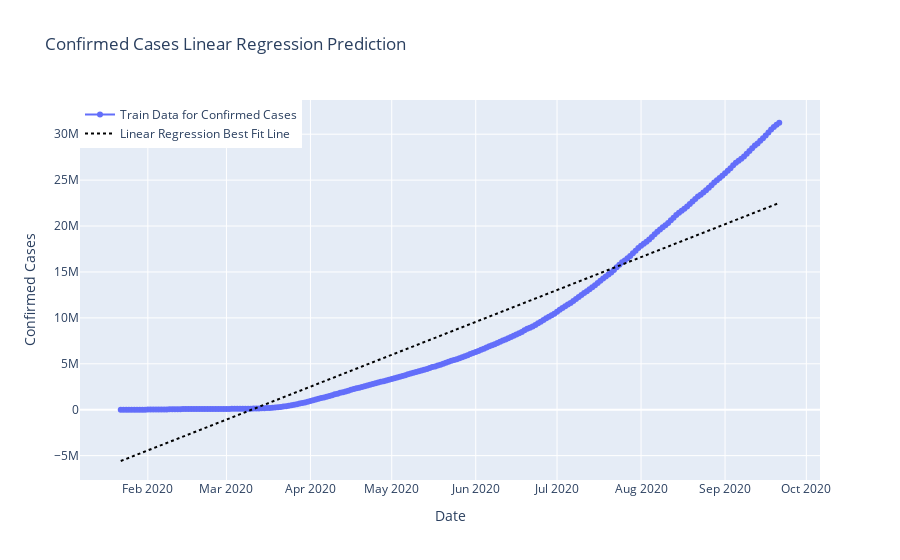

The notebook cell this image was saved under:
### Code cell
plt.figure(figsize=(11,6))
prediction_linreg=lin_reg.predict(np.array(datewise["Days Since"]).reshape(-1,1))
linreg_output=[]
for i in range(prediction_linreg.shape[0]):
    linreg_output.append(prediction_linreg[i][0])

fig=go.Figure()
fig.add_trace(go.Scatter(x=datewise.index, y=datewise["Confirmed"],
                    mode='lines+markers',name="Train Data for Confirmed Cases"))
fig.add_trace(go.Scatter(x=datewise.index, y=linreg_output,
                    mode='lines',name="Linear Regression Best Fit Line",
                    line=dict(color='black', dash='dot')))
fig.update_layout(title="Confirmed Cases Linear Regression Prediction",
                 xaxis_title="Date",yaxis_title="Confirmed Cases",legend=dict(x=0,y=1,traceorder="normal"))
fig.show()

### Figure 1 — Plotly figure (JSON) as saved in the notebook; plotly's stock layout.template omitted (floating-point values rounded to 4 significant figures; data arrays with more than 128 entries replaced by an {"elided": "..."} marker saying what was removed)
{"data": [{"mode": "lines+markers", "name": "Train Data for Confirmed Cases", "type": "scatter", "x": {"elided": "244 str values"}, "y": {"elided": "244 int values"}}, {"line": {"color": "black", "dash": "dot"}, "mode": "lines", "name": "Linear Regression Best Fit Line", "type": "scatter", "x": {"elided": "244 str values"}, "y": {"elided": "244 float values"}}], "layout": {"legend": {"traceorder": "normal", "x": 0, "y": 1}, "title": {"text": "Confirmed Cases Linear Regression Prediction"}, "xaxis": {"title": {"text": "Date"}}, "yaxis": {"title": {"text": "Confirmed Cases"}}}}
